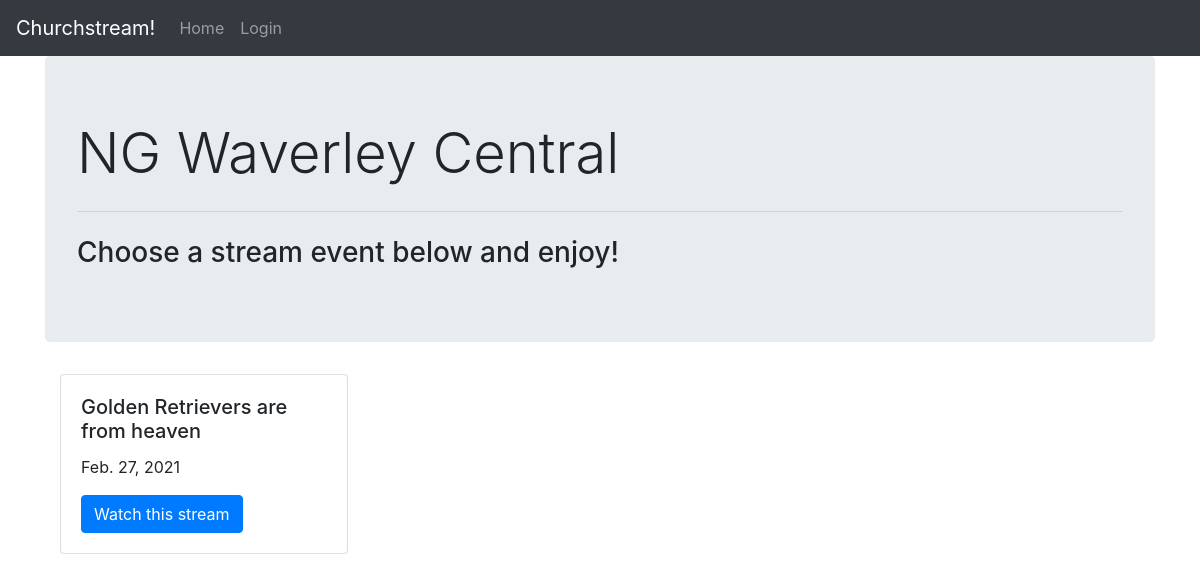
The page /campus/NG Waverley Central/ on the database its author committed.
### campus/models.py (models this page shows, shortened)
class CampusModel(models.Model):
    campus_name = models.CharField(max_length=50, unique=True)
    description = models.TextField(blank=True,default='')
    banner = models.ImageField(upload_to="campus", height_field=None, width_field=None, max_length=100,null=True)
    user = models.ForeignKey(User, on_delete=models.CASCADE)

class StreamEvent(models.Model):
    title = models.CharField(max_length=255)
    date_added = models.DateField(auto_now=False, auto_now_add=True)
    date_published = models.DateField(auto_now=True, auto_now_add=False)
    campus = models.ForeignKey(CampusModel, on_delete=models.CASCADE)
    welcome_message = models.TextField(blank=True)
    question = models.CharField(max_length=255, blank=True)
    response1 = models.CharField(max_length=255, blank=True)
    response2 = models.CharField(max_length=255, blank=True)
    response3 = models.CharField(max_length=255, blank=True)
    devotional = models.TextField(blank=True)
    prayer = models.TextField(blank=True)

### campus/views.py (the view)
# urls.py: path('<str:campusid>/', views.CampusPage, name='campus_page'),
def CampusPage(request, campusid):
    campusobj = CampusModel.objects.filter(campus_name=campusid)
    return render(request, 'campus/campus_page.html',{'campusid':campusid,'campusobj':campusobj})

### campus/templates/campus/campus_page.html (shortened to what this page needs)
{% extends 'base.html' %}
{% block content %}
{% for camp in campusobj %}
  <div class="jumbotron">
    <h1 class="display-4">{{camp.campus_name}}</h1>
    <hr class="my-4">
    <h3>Choose a stream event below and enjoy!</h3>
  </div>
  <div class="container">
    <div class="row">
      {% for streamevent in camp.streamevent_set.all|dictsort:'date_published' %}
        <div class="col-md-4">
          <div class="card" style="width: 18rem;">
            <div class="card-body">
              <h5 class="card-title">{{streamevent.title}}</h5>
              <p class="card-text">{{streamevent.date_published}}</p>
              {% if user.is_authenticated %}
              <a href="{% url 'detail_streamevent' camp.campus_name streamevent.id %}"  class="btn btn-primary">Go to this stream</a>
              {% else %}
              <a href="{% url 'detail_streamevent' camp.campus_name streamevent.id %}"  class="btn btn-primary">Watch this stream</a>
              {% endif %}
            </div>
          </div>
        </div>
      {% endfor %}
    </div>
  </div>
{% endfor %}
{% endblock %}

### rows shown on the page
CampusModel: campus_name "NG Waverley Central"
StreamEvent: title "Golden Retrievers are from heaven", date_published "Feb. 27, 2021"
